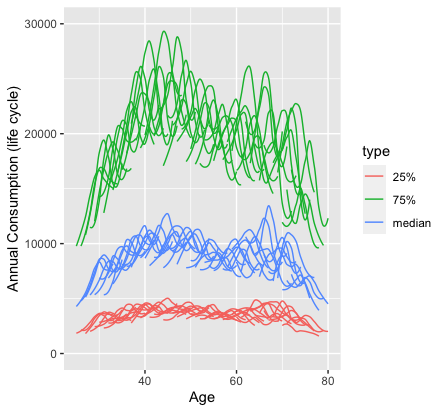

Write the R code that produced this figure.
library(dplyr)
library(readr)
library(lubridate)
library(ggplot2)
library(tidyverse)

cons_data <- read_csv("cons_data.csv")
cons_data<-cons_data[as.numeric(format(cons_data$date,"%m"))==11,]
cons_data<-cons_data%>%
  filter(age>=25)%>%
  filter(age<=80)%>%
  filter(aggs>0)


cons_data_count <- cons_data %>% 
  count(id)%>%
  filter(n==9)

always_in<-as.vector(cons_data_count$id)

rm(cons_data_count)

cons_data<-cons_data%>%
  filter(id %in% always_in)%>%
  subset(select=c("date","age","aggs"))%>%
  mutate(date = format(date,"%Y"))

q1 <- function(col) {
  return(quantile(col, 0.25))
}

q3 <- function(col) {
  return(quantile(col, 0.75))
}

temp1<-aggregate(cons_data[,3],list(cons_data$age,cons_data$date),median)
colnames(temp1)<-c("age","year","aggs")
temp1$type<-"median"

temp2<-aggregate(cons_data[,3],list(cons_data$age,cons_data$date),q1)
colnames(temp2)<-c("age","year","aggs")
temp2$type<-"25%"

temp1<-rbind(temp1,temp2)

temp2<-aggregate(cons_data[,3],list(cons_data$age,cons_data$date),q3)
colnames(temp2)<-c("age","year","aggs")
temp2$type<-"75%"

temp1<-rbind(temp1,temp2)

cons_data_clean<-temp1
rm(temp1)
rm(temp2)
cons_data_clean<-cons_data_clean%>%
  mutate(birthyear = as.numeric(year)-age)%>%
  mutate(birthyear_type = paste(birthyear, type,sep=" "))

ggplot(data=cons_data_clean,aes(x=age,y=aggs, group=birthyear_type))+
  geom_smooth(aes(color=type),method = "loess", se=FALSE,size=0.5)+
  ylab("Annual Consumption (life cycle)") + xlab("Age")+
  ylim(0,30000)
